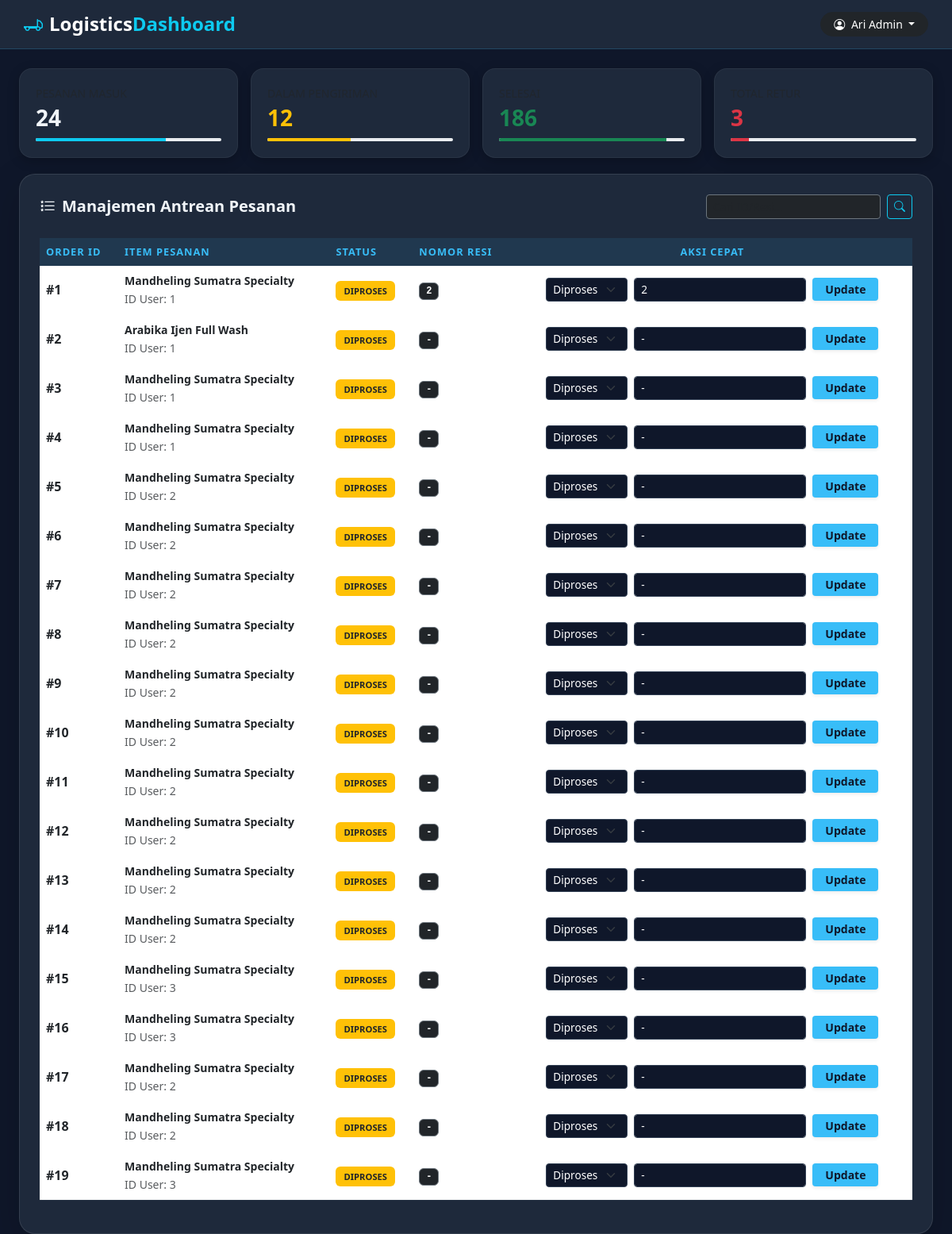
Screenshot of /logistics_dashboard (signed in) with the database file from the repository.
### app.py (models this page shows)
class Order(db.Model):
    id = db.Column(db.Integer, primary_key=True)
    user_id = db.Column(db.Integer, db.ForeignKey('user.id'), nullable=False)
    items = db.Column(db.String(500), nullable=False)
    total_harga = db.Column(db.Integer, nullable=False)
    status = db.Column(db.String(50), default='Diproses')
    resi = db.Column(db.String(100), default='-')
    metode_pembayaran = db.Column(db.String(50)) # KOLOM INI WAJIB ADA

### app.py (the view, shortened to what this page needs)
@app.route('/logistics_dashboard', methods=['GET', 'POST'])
@login_required
def logistics_dashboard():
    if current_user.role != 'Logistics':
        flash("Akses ditolak! Khusus Pihak Logistik.", "danger")
        return redirect(url_for('index'))
    orders = Order.query.all()
    return render_template('logistics_dashboard.html', orders=orders)

### app.py (called while the page is built)
@login_manager.user_loader
def load_user(user_id):
    return User.query.get(int(user_id))

### logistics_dashboard.html (shortened to what this page needs)
<!DOCTYPE html>
<html lang="id">
<head>
    <link href="https://cdn.jsdelivr.net/npm/bootstrap@5.3.0/dist/css/bootstrap.min.css" rel="stylesheet">
    <link rel="stylesheet" href="https://cdn.jsdelivr.net/npm/bootstrap-icons@1.11.0/font/bootstrap-icons.css">
</head>
<body>
<nav class="admin-nav d-flex justify-content-between align-items-center mb-4">
    <h4 class="m-0 fw-bold text-white">
        <i class="bi bi-truck-flatbed me-2 text-info"></i>Logistics<span class="text-info">Dashboard</span>
    </h4>
    <div class="dropdown">
        <button class="btn btn-dark btn-sm dropdown-toggle rounded-pill px-3" type="button" data-bs-toggle="dropdown">
            <i class="bi bi-person-circle me-1"></i> Ari Admin
        </button>
    </div>
</nav>
<div class="container-fluid px-4">
    <div class="row g-3">
        <div class="col-md-3">
            <div class="stat-card">
                <div class="small text-muted mb-1 text-uppercase">Pesanan Masuk</div>
                <div class="h3 fw-bold">24</div>
                <div class="progress mt-2" style="height: 4px;">
                    <div class="progress-bar bg-info" style="width: 70%"></div>
                </div>
            </div>
        </div>
        <div class="col-md-3">
            <div class="stat-card">
                <div class="small text-muted mb-1 text-uppercase">Dalam Pengiriman</div>
                <div class="h3 fw-bold text-warning">12</div>
                <div class="progress mt-2" style="height: 4px;">
                    <div class="progress-bar bg-warning" style="width: 45%"></div>
                </div>
            </div>
        </div>
        <div class="col-md-3">
            <div class="stat-card">
                <div class="small text-muted mb-1 text-uppercase">Selesai</div>
                <div class="h3 fw-bold text-success">186</div>
                <div class="progress mt-2" style="height: 4px;">
                    <div class="progress-bar bg-success" style="width: 90%"></div>
                </div>
            </div>
        </div>
        <div class="col-md-3">
            <div class="stat-card">
                <div class="small text-muted mb-1 text-uppercase">Total Retur</div>
                <div class="h3 fw-bold text-danger">3</div>
                <div class="progress mt-2" style="height: 4px;">
                    <div class="progress-bar bg-danger" style="width: 10%"></div>
                </div>
            </div>
        </div>
    </div>
    <div class="table-container shadow-lg">
        <div class="d-flex justify-content-between align-items-center mb-4">
            <h5 class="fw-bold m-0"><i class="bi bi-list-stars me-2"></i>Manajemen Antrean Pesanan</h5>
            <div class="d-flex gap-2">
                <input type="text" class="form-control form-control-sm bg-dark text-white border-secondary" placeholder="Cari ID/Resi...">
                <button class="btn btn-sm btn-outline-info"><i class="bi bi-search"></i></button>
            </div>
        </div>
        <div class="table-responsive">
            <table class="table table-hover align-middle">
                <thead>
                    <tr>
                        <th>ORDER ID</th>
                        <th>ITEM PESANAN</th>
                        <th>STATUS</th>
                        <th>NOMOR RESI</th>
                        <th class="text-center">AKSI CEPAT</th>
                    </tr>
                </thead>
                <tbody>
                    {% for o in orders %}
                    <tr style="border-bottom: 1px solid rgba(255,255,255,0.05);">
                        <td class="fw-bold">#{{ o.id }}</td>
                        <td>
                            <div class="small fw-semibold">{{ o.items }}</div>
                            <small class="text-muted">ID User: {{ o.user_id }}</small>
                        </td>
                        <td>
                            {% if o.status == 'Diproses' %}
                                <span class="badge-custom bg-warning text-dark">Diproses</span>
                            {% elif o.status == 'Dikirim' %}
                                <span class="badge-custom bg-info text-dark">Dikirim</span>
                            {% else %}
                                <span class="badge-custom bg-success text-white">Selesai</span>
                            {% endif %}
                        </td>
                        <td>
                            {% if o.resi %}
                                <span class="badge bg-dark border border-secondary font-monospace">{{ o.resi }}</span>
                            {% else %}
                                <span class="text-muted small italic">Menunggu Resi</span>
                            {% endif %}
                        </td>
                        <td>
                            <form method="POST" class="row g-2 justify-content-center">
                                <div class="col-auto">
                                    <select name="status" class="form-select form-select-sm form-select-custom">
                                        <option value="Diproses" {% if o.status == 'Diproses' %}selected{% endif %}>Diproses</option>
                                    </select>
                                </div>
                                <div class="col-auto">
                                    <input type="text" name="resi" class="form-control form-control-sm form-input-custom" placeholder="Resi..." value="{{ o.resi if o.resi else '' }}">
                                </div>
                                <div class="col-auto">
                                    <button type="submit" class="btn btn-update btn-sm px-3 shadow-sm">Update</button>
                                </div>
                            </form>
                        </td>
                    </tr>
                    {% endfor %}
                </tbody>
            </table>
        </div>
    </div>
</div>
</body>
</html>

### logistics_dashboard.html (style rules this page uses)
:root { --bg-dark: #0f172a; --card-dark: #1e293b; --accent-neon: #38bdf8; --text-main: #f1f5f9; }
body { background-color: var(--bg-dark); color: var(--text-main); font-family: 'Segoe UI', Roboto, sans-serif; }
.admin-nav { background-color: var(--card-dark); border-bottom: 1px solid rgba(56, 189, 248, 0.2); padding: 15px 30px; }
.stat-card { background-color: var(--card-dark); border: 1px solid rgba(255, 255, 255, 0.05); border-radius: 16px; padding: 20px; box-shadow: 0 4px 15px rgba(0,0,0,0.2); }
.table-container { background-color: var(--card-dark); border-radius: 20px; padding: 25px; margin-top: 20px; border: 1px solid rgba(255, 255, 255, 0.1); }
.table { color: var(--text-main) !important; }
.table thead th { background-color: rgba(56, 189, 248, 0.1) !important; color: var(--accent-neon); border: none; font-size: 0.8rem; letter-spacing: 1px; }
.badge-custom { padding: 5px 10px; border-radius: 6px; font-size: 0.7rem; font-weight: bold; text-transform: uppercase; }
.form-select-custom, .form-input-custom { background-color: #0f172a !important; border: 1px solid #334155 !important; color: white !important; font-size: 0.85rem; }
.btn-update { background-color: var(--accent-neon); color: #0f172a; font-weight: bold; border: none; transition: 0.3s; }

### rows the page displays
Order: id "1", items "Mandheling Sumatra Specialty", user_id "1", shows "DIPROSES", resi "2", status "Diproses"
Order: id "2", items "Arabika Ijen Full Wash", user_id "1", shows "DIPROSES", resi "-", status "Diproses"
Order: id "3", items "Mandheling Sumatra Specialty", user_id "1", shows "DIPROSES", resi "-", status "Diproses"
Order: id "4", items "Mandheling Sumatra Specialty", user_id "1", shows "DIPROSES", resi "-", status "Diproses"
Order: id "5", items "Mandheling Sumatra Specialty", user_id "2", shows "DIPROSES", resi "-", status "Diproses"
Order: id "6", items "Mandheling Sumatra Specialty", user_id "2", shows "DIPROSES", resi "-", status "Diproses"
Order: id "7", items "Mandheling Sumatra Specialty", user_id "2", shows "DIPROSES", resi "-", status "Diproses"
Order: id "8", items "Mandheling Sumatra Specialty", user_id "2", shows "DIPROSES", resi "-", status "Diproses"
Order: id "9", items "Mandheling Sumatra Specialty", user_id "2", shows "DIPROSES", resi "-", status "Diproses"
Order: id "10", items "Mandheling Sumatra Specialty", user_id "2", shows "DIPROSES", resi "-", status "Diproses"
Order: id "11", items "Mandheling Sumatra Specialty", user_id "2", shows "DIPROSES", resi "-", status "Diproses"
Order: id "12", items "Mandheling Sumatra Specialty", user_id "2", shows "DIPROSES", resi "-", status "Diproses"
Order: id "13", items "Mandheling Sumatra Specialty", user_id "2", shows "DIPROSES", resi "-", status "Diproses"
Order: id "14", items "Mandheling Sumatra Specialty", user_id "2", shows "DIPROSES", resi "-", status "Diproses"
Order: id "15", items "Mandheling Sumatra Specialty", user_id "3", shows "DIPROSES", resi "-", status "Diproses"
Order: id "16", items "Mandheling Sumatra Specialty", user_id "3", shows "DIPROSES", resi "-", status "Diproses"
Order: id "17", items "Mandheling Sumatra Specialty", user_id "2", shows "DIPROSES", resi "-", status "Diproses"
Order: id "18", items "Mandheling Sumatra Specialty", user_id "2", shows "DIPROSES", resi "-", status "Diproses"
Order: id "19", items "Mandheling Sumatra Specialty", user_id "3", shows "DIPROSES", resi "-", status "Diproses"
